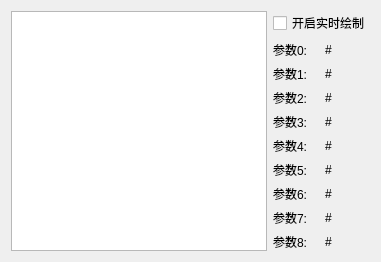
      <widget class="QWidget" name="tab_4">
       <attribute name="title">
        <string>实时绘图</string>
       </attribute>
       <layout class="QHBoxLayout" name="horizontalLayout_35">
        <item>
         <widget class="GraphicsLayoutWidget" name="graphicsView"/>
        </item>
        <item>
         <layout class="QVBoxLayout" name="verticalLayout_4">
          <item>
           <widget class="QCheckBox" name="Z_CB_OpenShiShi">
            <property name="text">
             <string>开启实时绘制</string>
            </property>
           </widget>
          </item>
          <item>
           <layout class="QVBoxLayout" name="verticalLayout_3">
            <item>
             <layout class="QHBoxLayout" name="horizontalLayout_18">
              <item>
               <widget class="QLabel" name="Sz_p0_2">
                <property name="text">
                 <string>参数0:</string>
                </property>
               </widget>
              </item>
              <item>
               <widget class="QLabel" name="SH_LB_15">
                <property name="text">
                 <string>#</string>
                </property>
               </widget>
              </item>
             </layout>
            </item>
            <item>
             <layout class="QHBoxLayout" name="horizontalLayout_13">
              <item>
               <widget class="QLabel" name="Sz_p1_2">
                <property name="text">
                 <string>参数1:</string>
                </property>
               </widget>
              </item>
              <item>
               <widget class="QLabel" name="SH_LB_10">
                <property name="text">
                 <string>#</string>
                </property>
               </widget>
              </item>
             </layout>
            </item>
            <item>
             <layout class="QHBoxLayout" name="horizontalLayout_16">
              <item>
               <widget class="QLabel" name="Sz_p2_2">
                <property name="text">
                 <string>参数2:</string>
                </property>
               </widget>
              </item>
              <item>
               <widget class="QLabel" name="SH_LB_13">
                <property name="text">
                 <string>#</string>
                </property>
               </widget>
              </item>
             </layout>
            </item>
            <item>
             <layout class="QHBoxLayout" name="horizontalLayout_17">
              <item>
               <widget class="QLabel" name="Sz_p3_2">
                <property name="text">
                 <string>参数3:</string>
                </property>
               </widget>
              </item>
              <item>
               <widget class="QLabel" name="SH_LB_14">
                <property name="text">
                 <string>#</string>
                </property>
               </widget>
              </item>
             </layout>
            </item>
            <item>
             <layout class="QHBoxLayout" name="horizontalLayout_14">
              <item>
               <widget class="QLabel" name="Sz_p4_2">
                <property name="text">
                 <string>参数4:</string>
                </property>
               </widget>
              </item>
              <item>
               <widget class="QLabel" name="SH_LB_11">
                <property name="text">
                 <string>#</string>
                </property>
               </widget>
              </item>
             </layout>
            </item>
            <item>
             <layout class="QHBoxLayout" name="horizontalLayout_15">
              <item>
               <widget class="QLabel" name="Sz_p5_2">
                <property name="text">
                 <string>参数5:</string>
                </property>
               </widget>
              </item>
              <item>
               <widget class="QLabel" name="SH_LB_12">
                <property name="text">
                 <string>#</string>
                </property>
               </widget>
              </item>
             </layout>
            </item>
            <item>
             <layout class="QHBoxLayout" name="horizontalLayout_19">
              <item>
               <widget class="QLabel" name="Sz_p6_2">
                <property name="text">
                 <string>参数6:</string>
                </property>
               </widget>
              </item>
              <item>
               <widget class="QLabel" name="SH_LB_16">
                <property name="text">
                 <string>#</string>
                </property>
               </widget>
              </item>
             </layout>
            </item>
            <item>
             <layout class="QHBoxLayout" name="horizontalLayout_20">
              <item>
               <widget class="QLabel" name="Sz_p7_2">
                <property name="text">
                 <string>参数7:</string>
                </property>
               </widget>
              </item>
              <item>
               <widget class="QLabel" name="SH_LB_17">
                <property name="text">
                 <string>#</string>
                </property>
               </widget>
              </item>
             </layout>
            </item>
            <item>
             <layout class="QHBoxLayout" name="horizontalLayout_12">
              <item>
               <widget class="QLabel" name="Sz_p8_2">
                <property name="text">
                 <string>参数8:</string>
                </property>
               </widget>
              </item>
              <item>
               <widget class="QLabel" name="SH_LB_9">
                <property name="text">
                 <string>#</string>
                </property>
               </widget>
              </item>
             </layout>
            </item>
           </layout>
          </item>
         </layout>
        </item>
       </layout>
      </widget>
